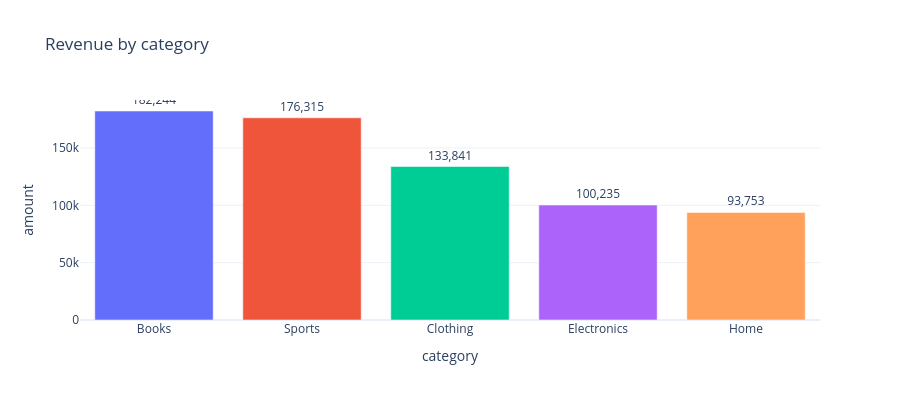

The notebook cell saved with this chart:
### Code cell
def green_plotly_bar():
    """
    用 Plotly Express 畫出每個商品類別 (category) 的總營收長條圖
    資料來源：orders_enriched.csv
    回傳 plotly Figure 物件
    提示：px.bar()
    """
    # TODO: 你的程式碼

category_rev = df.groupby('category', as_index=False)['amount'].sum().sort_values('amount', ascending=False)
fig = px.bar(category_rev, x='category', y='amount', text='amount',
             color='category', title='Revenue by category')
fig.update_traces(texttemplate='%{text:,.0f}', textposition='outside')
fig.update_layout(height=400, showlegend=False)
fig.show()

### Figure 1 — Plotly figure (JSON) as saved in the notebook; plotly's stock layout.template omitted (floating-point values rounded to 4 significant figures)
{"data": [{"hovertemplate": "category=%{x}<br>amount=%{text}<extra></extra>", "legendgroup": "Books", "marker": {"color": "#636efa", "pattern": {"shape": ""}}, "name": "Books", "orientation": "v", "showlegend": true, "text": [182200.0], "textposition": "outside", "texttemplate": "%{text:,.0f}", "type": "bar", "x": ["Books"], "xaxis": "x", "y": [182200.0], "yaxis": "y"}, {"hovertemplate": "category=%{x}<br>amount=%{text}<extra></extra>", "legendgroup": "Sports", "marker": {"color": "#EF553B", "pattern": {"shape": ""}}, "name": "Sports", "orientation": "v", "showlegend": true, "text": [176300.0], "textposition": "outside", "texttemplate": "%{text:,.0f}", "type": "bar", "x": ["Sports"], "xaxis": "x", "y": [176300.0], "yaxis": "y"}, {"hovertemplate": "category=%{x}<br>amount=%{text}<extra></extra>", "legendgroup": "Clothing", "marker": {"color": "#00cc96", "pattern": {"shape": ""}}, "name": "Clothing", "orientation": "v", "showlegend": true, "text": [133800.0], "textposition": "outside", "texttemplate": "%{text:,.0f}", "type": "bar", "x": ["Clothing"], "xaxis": "x", "y": [133800.0], "yaxis": "y"}, {"hovertemplate": "category=%{x}<br>amount=%{text}<extra></extra>", "legendgroup": "Electronics", "marker": {"color": "#ab63fa", "pattern": {"shape": ""}}, "name": "Electronics", "orientation": "v", "showlegend": true, "text": [100200.0], "textposition": "outside", "texttemplate": "%{text:,.0f}", "type": "bar", "x": ["Electronics"], "xaxis": "x", "y": [100200.0], "yaxis": "y"}, {"hovertemplate": "category=%{x}<br>amount=%{text}<extra></extra>", "legendgroup": "Home", "marker": {"color": "#FFA15A", "pattern": {"shape": ""}}, "name": "Home", "orientation": "v", "showlegend": true, "text": [93750.0], "textposition": "outside", "texttemplate": "%{text:,.0f}", "type": "bar", "x": ["Home"], "xaxis": "x", "y": [93750.0], "yaxis": "y"}], "layout": {"barmode": "relative", "height": 400, "legend": {"title": {"text": "category"}, "tracegroupgap": 0}, "showlegend": false, "title": {"text": "Revenue by category"}, "xaxis": {"anchor": "y", "categoryarray": ["Books", "Sports", "Clothing", "Electronics", "Home"], "categoryorder": "array", "domain": [0, 1], "title": {"text": "category"}}, "yaxis": {"anchor": "x", "domain": [0, 1], "title": {"text": "amount"}}}}
